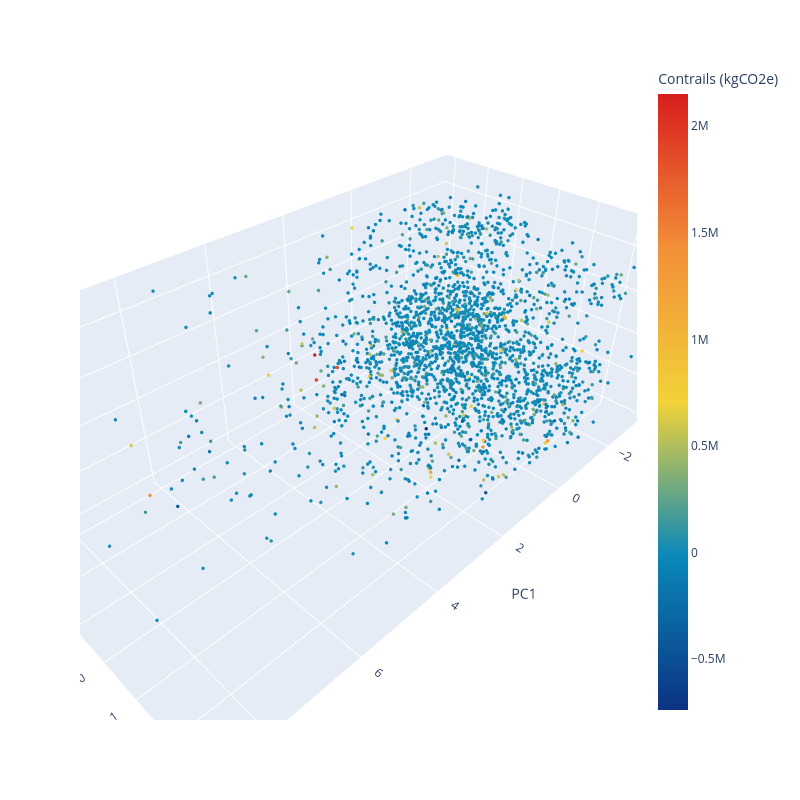
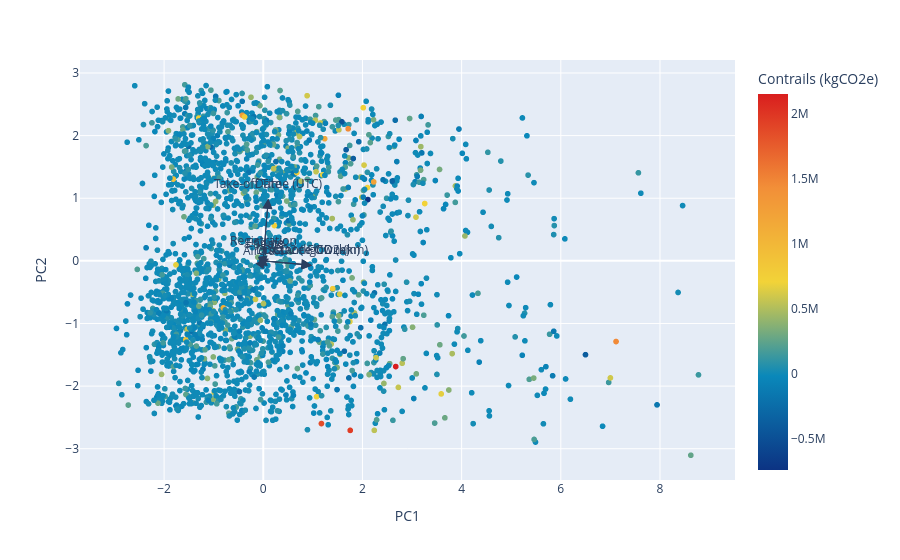

These figures' notebook cell, in order:
### Markdown cell above
## PCA

### Code cell
data_pre_pca = data.drop(columns=["Contrails (kgCO2e)"])
n_components = len(data_pre_pca.columns)
pca = PCA(n_components=n_components)


x_norm = ((data_pre_pca - data_pre_pca.mean()) / data_pre_pca.std()).values


data_pca = pca.fit_transform(x_norm)


data["PC1"] = data_pca[:, 0]


data["PC2"] = data_pca[:, 1]


data["PC3"] = data_pca[:, 2]


# 3D PCA plot


fig0 = px.scatter_3d(
    data,
    x="PC1",
    y="PC2",
    z="PC3",
    height=800,
    width=800,
    color="Contrails (kgCO2e)",
    color_continuous_scale=px.colors.diverging.Portland,
).update_traces(marker=dict(size=2))


fig0.show()


# 2D PCA plot


fig1 = px.scatter(
    data,
    x="PC1",
    y="PC2",
    color="Contrails (kgCO2e)",
    color_continuous_scale=px.colors.diverging.Portland,
)


loadings = pca.components_.T * np.sqrt(pca.explained_variance_)


for i, feature in enumerate(data_pre_pca.columns[:-3]):

    print(feature)

    fig1.add_annotation(
        ax=0,
        ay=0,
        axref="x",
        ayref="y",
        x=loadings[i, 0],
        y=loadings[i, 1],
        showarrow=True,
        arrowsize=2,
        arrowhead=2,
        xanchor="right",
        yanchor="top",
    )

    fig1.add_annotation(
        x=loadings[i, 0],
        y=loadings[i, 1],
        ax=0,
        ay=0,
        xanchor="center",
        yanchor="bottom",
        text=feature,
        yshift=5,
    )


fig1.show()

### Figure 1 — Plotly figure (JSON) as saved in the notebook; plotly's stock layout.template omitted (floating-point values rounded to 4 significant figures; data arrays with more than 128 entries replaced by an {"elided": "..."} marker saying what was removed)
{"data": [{"hovertemplate": "PC1=%{x}<br>PC2=%{y}<br>PC3=%{z}<br>Contrails (kgCO2e)=%{marker.color}<extra></extra>", "legendgroup": "", "marker": {"color": {"elided": "2407 float values"}, "coloraxis": "coloraxis", "size": 2, "symbol": "circle"}, "mode": "markers", "name": "", "scene": "scene", "showlegend": false, "type": "scatter3d", "x": {"elided": "2407 float values"}, "y": {"elided": "2407 float values"}, "z": {"elided": "2407 float values"}}], "layout": {"coloraxis": {"colorbar": {"title": {"text": "Contrails (kgCO2e)"}}, "colorscale": [[0, "rgb(12,51,131)"], [0.25, "rgb(10,136,186)"], [0.5, "rgb(242,211,56)"], [0.75, "rgb(242,143,56)"], [1, "rgb(217,30,30)"]]}, "height": 800, "legend": {"tracegroupgap": 0}, "margin": {"t": 60}, "scene": {"domain": {"x": [0, 1], "y": [0, 1]}, "xaxis": {"title": {"text": "PC1"}}, "yaxis": {"title": {"text": "PC2"}}, "zaxis": {"title": {"text": "PC3"}}}, "width": 800}}

### Figure 2 — Plotly figure (JSON) as saved in the notebook; plotly's stock layout.template omitted (floating-point values rounded to 4 significant figures; data arrays with more than 128 entries replaced by an {"elided": "..."} marker saying what was removed)
{"data": [{"hovertemplate": "PC1=%{x}<br>PC2=%{y}<br>Contrails (kgCO2e)=%{marker.color}<extra></extra>", "legendgroup": "", "marker": {"color": {"elided": "2407 float values"}, "coloraxis": "coloraxis", "symbol": "circle"}, "mode": "markers", "name": "", "showlegend": false, "type": "scattergl", "x": {"elided": "2407 float values"}, "xaxis": "x", "y": {"elided": "2407 float values"}, "yaxis": "y"}], "layout": {"annotations": [{"arrowhead": 2, "arrowsize": 2, "ax": 0, "axref": "x", "ay": 0, "ayref": "y", "showarrow": true, "x": 0.9675, "xanchor": "right", "y": -0.0652, "yanchor": "top"}, {"ax": 0, "ay": 0, "text": "CO2 (kgCO2e)", "x": 0.9675, "xanchor": "center", "y": -0.0652, "yanchor": "bottom", "yshift": 5}, {"arrowhead": 2, "arrowsize": 2, "ax": 0, "axref": "x", "ay": 0, "ayref": "y", "showarrow": true, "x": 0.1011, "xanchor": "right", "y": 0.9911, "yanchor": "top"}, {"ax": 0, "ay": 0, "text": "Date", "x": 0.1011, "xanchor": "center", "y": 0.9911, "yanchor": "bottom", "yshift": 5}, {"arrowhead": 2, "arrowsize": 2, "ax": 0, "axref": "x", "ay": 0, "ayref": "y", "showarrow": true, "x": 0.9855, "xanchor": "right", "y": -0.07338, "yanchor": "top"}, {"ax": 0, "ay": 0, "text": "Distance Flown (km)", "x": 0.9855, "xanchor": "center", "y": -0.07338, "yanchor": "bottom", "yshift": 5}, {"arrowhead": 2, "arrowsize": 2, "ax": 0, "axref": "x", "ay": 0, "ayref": "y", "showarrow": true, "x": 0.9807, "xanchor": "right", "y": -0.07333, "yanchor": "top"}, {"ax": 0, "ay": 0, "text": "Distance OD (km)", "x": 0.9807, "xanchor": "center", "y": -0.07333, "yanchor": "bottom", "yshift": 5}, {"arrowhead": 2, "arrowsize": 2, "ax": 0, "axref": "x", "ay": 0, "ayref": "y", "showarrow": true, "x": 0.1195, "xanchor": "right", "y": 0.03523, "yanchor": "top"}, {"ax": 0, "ay": 0, "text": "Seats", "x": 0.1195, "xanchor": "center", "y": 0.03523, "yanchor": "bottom", "yshift": 5}, {"arrowhead": 2, "arrowsize": 2, "ax": 0, "axref": "x", "ay": 0, "ayref": "y", "showarrow": true, "x": 0.1009, "xanchor": "right", "y": 0.9911, "yanchor": "top"}, {"ax": 0, "ay": 0, "text": "Take-off Time (UTC)", "x": 0.1009, "xanchor": "center", "y": 0.9911, "yanchor": "bottom", "yshift": 5}, {"arrowhead": 2, "arrowsize": 2, "ax": 0, "axref": "x", "ay": 0, "ayref": "y", "showarrow": true, "x": 0.01218, "xanchor": "right", "y": -0.08272, "yanchor": "top"}, {"ax": 0, "ay": 0, "text": "Aircraft", "x": 0.01218, "xanchor": "center", "y": -0.08272, "yanchor": "bottom", "yshift": 5}, {"arrowhead": 2, "arrowsize": 2, "ax": 0, "axref": "x", "ay": 0, "ayref": "y", "showarrow": true, "x": 0.03746, "xanchor": "right", "y": 0.04253, "yanchor": "top"}, {"ax": 0, "ay": 0, "text": "Engine", "x": 0.03746, "xanchor": "center", "y": 0.04253, "yanchor": "bottom", "yshift": 5}, {"arrowhead": 2, "arrowsize": 2, "ax": 0, "axref": "x", "ay": 0, "ayref": "y", "showarrow": true, "x": 0.009899, "xanchor": "right", "y": 0.08299, "yanchor": "top"}, {"ax": 0, "ay": 0, "text": "Registration", "x": 0.009899, "xanchor": "center", "y": 0.08299, "yanchor": "bottom", "yshift": 5}], "coloraxis": {"colorbar": {"title": {"text": "Contrails (kgCO2e)"}}, "colorscale": [[0, "rgb(12,51,131)"], [0.25, "rgb(10,136,186)"], [0.5, "rgb(242,211,56)"], [0.75, "rgb(242,143,56)"], [1, "rgb(217,30,30)"]]}, "legend": {"tracegroupgap": 0}, "margin": {"t": 60}, "xaxis": {"anchor": "y", "domain": [0, 1], "title": {"text": "PC1"}}, "yaxis": {"anchor": "x", "domain": [0, 1], "title": {"text": "PC2"}}}}
